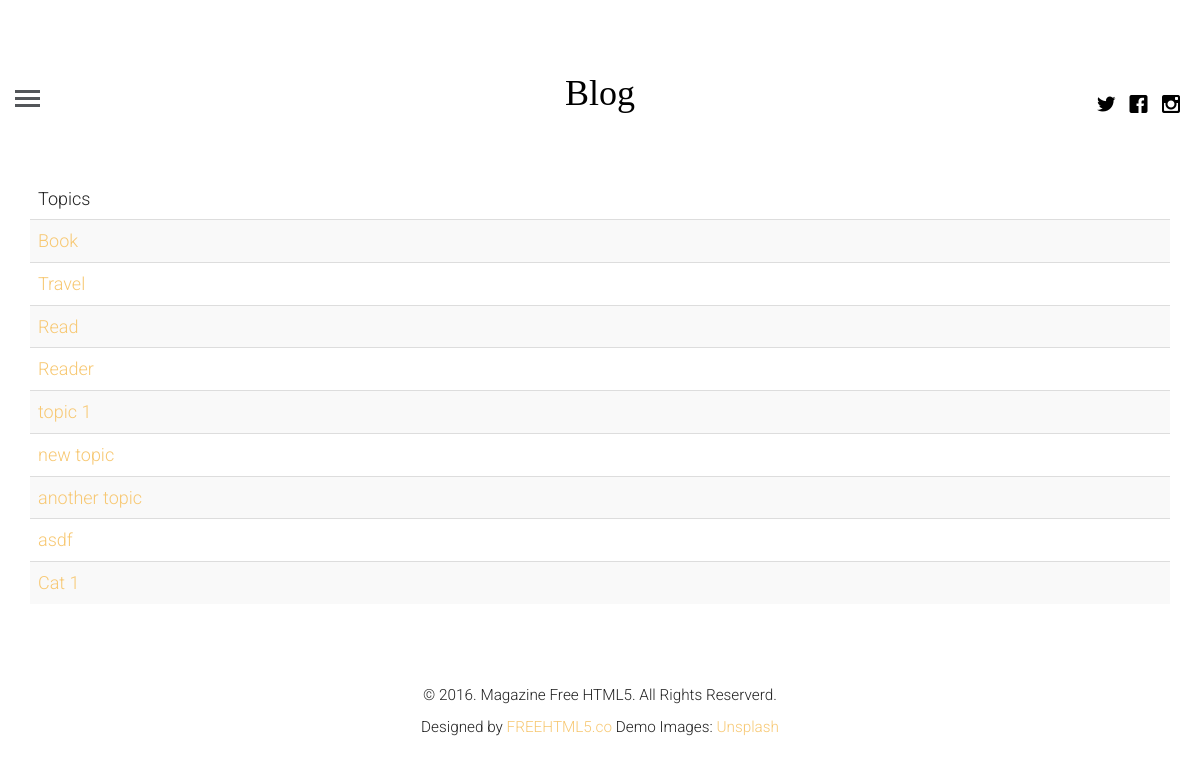
The app's page /topics with its own data.
### blogapp/models.py (models this page shows, shortened)
class category(models.Model):
    name = models.CharField(max_length=100)

### blogapp/views.py (the view)
# urls.py: path('topics', views.getCategory, name="category"),
def getCategory(request):
    query = category.objects.all()
    return render(request, 'topics.html', {"topic": query})

### templates/topics.html (shortened to what this page needs)
{% extends 'base.html' %}
{% block content %}
<div class="container">
    <table class="table table-striped">
        <thead>
        <tr>
            <td>Topics</td>
        </tr>
        </thead>
        <tbody>
        {% for t in topic %}
            <tr>
                <td><a href="{% url 'blog:topic' name=t.name %}">{{ t.name }}</a></td>
            </tr>
        {% endfor %}
        </tbody>
</table>
    </div>
{% endblock %}

### blogapp/static/css/style.css (style rules this page uses)
html { background: #fff; }
body { font-family: "Roboto", arial, sans-serif; font-size: 18px; font-weight: 300; line-height: 1.8; color: #222; background: #fff; }
a { color: #f7c873; -webkit-transition: 0.5s; -o-transition: 0.5s; transition: 0.5s; }

### records on screen
category: name "Book"
category: name "Travel"
category: name "Read"
category: name "Reader"
category: name "topic 1"
category: name "new topic"
category: name "another topic"
category: name "asdf"
category: name "Cat 1"
